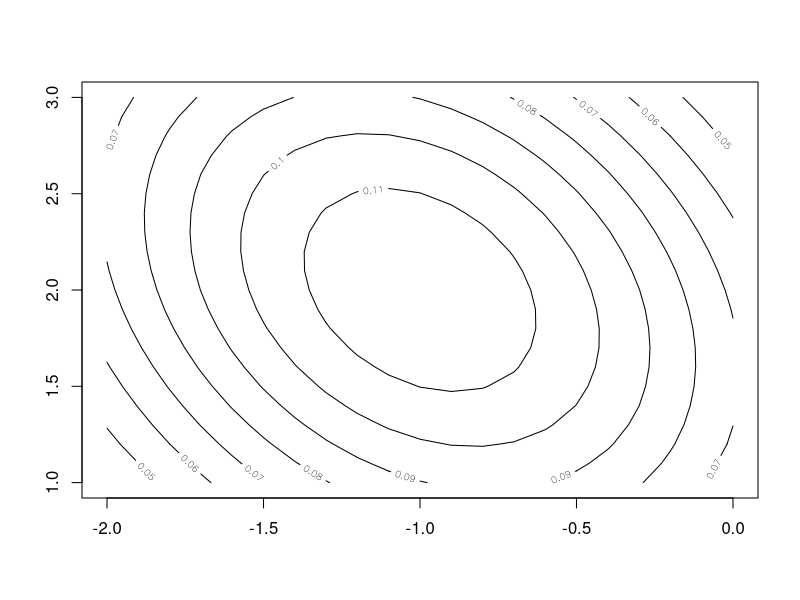
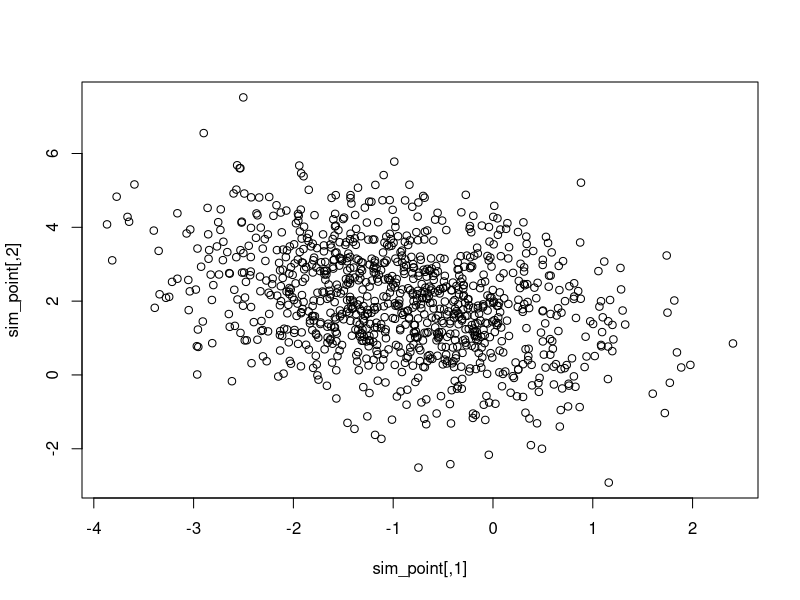

The R script that drew these images, in order: (Note: a time limit stopped this script after it produced the figures.)
## ---- chunk 1
knitr::opts_chunk$set(echo = TRUE)
## ---- chunk 2
dis_1 <- rbinom(1000000, 12, 0.2)
mean(dis_1)
var(dis_1)
sd(dis_1)
## ---- chunk 3
12*0.2
12*0.2*(1-0.2)
sqrt(12*0.2*(1-0.2))
## ---- chunk 4
seq_a <- seq(0, 12)
exv_a <- sum(seq_a * dbinom(seq_a, 12, 0.2) )
var_a <- sum(seq_a**2 * dbinom(seq_a, 12, 0.2)) - exv_a**2
std_a <- sqrt(var_a)
exv_a
var_a
std_a
## ---- chunk 5
exp_b <- rexp(1000000, 0.03)
exv_b <- mean(exp_b)
var_b <- var(exp_b)
std_b <- sd(exp_b)
exv_b
var_b
std_b
## ---- chunk 6
exv_b2 <- 1/0.03
var_b2 <- 1/(0.03**2)
std_b2 <- sqrt(var_b2)
exv_b2
var_b2
std_b2
## ---- chunk 7
poi_c <- rpois(1000000, 8)
exv_c <- mean(poi_c)
var_c <- var(poi_c)
std_c <- sd(poi_c)
exv_c
var_c
std_c
## ---- chunk 8
exv_c2 <- 0.4 * 20
var_c2 <- 0.4 * 20
std_c2 <- sqrt(var_c2)
exv_c2
var_c2
std_c2
## ---- chunk 9
dis_d <- runif(1000000, 0, 6)
exv_d <- mean(dis_d)
var_d <- var(dis_d)
std_d <- sd(dis_d)
exv_d
var_d
std_d
## ---- chunk 10
exv_d2 <- (0 + 6)/2
var_d2 <- 6**2 /12
std_d2 <- sqrt(var_d2)
exv_d2
var_d2
std_d2
## ---- chunk 11
ex_1 <- 0.3 * 0.8* 9000000
ex_2 <- 0.6 * 0.9 * 0.7 * (2000000 + 8000000)/2 + 0.6 * 0.9 * 0.3 *((2000000 + 8000000)/2 - (1 + 3000000)/2)
ex_1
ex_2
## ---- chunk 12
set.seed(123)
sim <- sample(c(0,1), 1000000, prob = c(0.7, 0.3), replace = TRUE) * sample(c(0,1), 1000000, prob = c(0.2, 0.8), replace = TRUE) * rexp(1000000, 1/9000000)
ave <- mean(sim)
prob <- mean(sim >= 500000)
ave
prob
## ---- chunk 13
set.seed(234)
sim_2 <- sample(c(0,1), 1000000, replace = TRUE, prob = c(0.4, 0.6)) * sample(c(0,1), 1000000, replace = TRUE, prob = c(0.1, 0.9))
for(i in 1:length(sim_2)){
  if(sim_2[i] == 1)
    sim_2[i] <- sim_2[i] * runif(1, 2000000, 8000000)
}

for(j in 1:length(sim_2)){
  if (sim_2[j] > 0){
    infri <- runif(1, 1, 3000000)
    sim_2[j] <- sim_2[j] - sample(c(0, infri), 1, prob = c(0.7, 0.3))
  }
}

ave_2 <- mean(sim_2)
prob_2 <- mean(sim_2 >= 500000)
ave_2
prob_2
## ---- chunk 14
mean(sim > sim_2)
## ---- chunk 15
mean(sim >= 7000000)
mean(sim_2 >= 7000000)
## ---- chunk 16
library(mvtnorm)
cor_xy <- -0.3
var_x <- 1
var_y <- 2
mean_x <- -1
mean_y <- 2
cov_xy <- cor_xy * sqrt(var_y) * sqrt(var_x)
sigma <- cbind(c(var_x, cov_xy), c(cov_xy, var_y))
x <- seq(-2, 0, by = 0.1)
y <- seq(1, 3, by = 0.1)
z <- matrix(nrow = length(x), ncol = length(y))
for (i in 1:length(x)){
  for (j in 1:length(y)){
    z[i, j] <- dmvnorm(c(x[i], y[j]), c(-1, 2), sigma)
  }
}
contour(x, y, z)
## ---- chunk 17
library(MASS)
sim_point <- mvrnorm(1000, mu=c(-1, 2), Sigma = sigma)
plot(sim_point)
## ---- chunk 18
set.seed(12)
sim_1m <- mvrnorm(1000000, mu=c(-1, 2), Sigma = sigma)

ex_1m <- mean(sim_1m[,1])
ey_1m <- mean(sim_1m[,2])
var_x <- var(sim_1m[,1])
var_y <- var(sim_1m[,2])
ex_xy <- mean(sim_1m[,1] + sim_1m[,2])
var_xy <- var(sim_1m[,1] + sim_1m[,2])
e_xpy <- ex_xy - ex_1m - ey_1m
var_xpy <- var_xy - var_x - var_y - 2*cov_xy

ex_5 <- c()
for(i in 1:1000000){
  if(sim_1m[i,2] > 2.5 && sim_1m[i,2] < 3.5){
    ex_5[i] = sim_1m[i,1]
  }
}


## ---- chunk 19
ex_1m
## ---- chunk 20
ey_1m
## ---- chunk 21
var_x
## ---- chunk 22
var_y
## ---- chunk 23
e_xpy
var_xpy
## ---- chunk 24
mean(ex_5,na.rm = T)
## ---- chunk 25
set.seed(114)
ave_4 <- c()
for( i in 1:2000){
  sim_4 <- rexp(100, 1/3)
  ave_4[i] <- mean(sim_4)
}
ave_4
## ---- chunk 26
mean(ave_4)
var(ave_4)
## ---- chunk 27
set.seed(514)
ave_1k <- c()
for( i in 1:2000){
  sim_1k <- rexp(1000, 1/3)
  ave_1k[i] <- mean(sim_1k)
}

ave_10k <- c()
for( i in 1:2000){
  sim_10k <- rexp(10000, 1/3)
  ave_10k[i] <- mean(sim_10k)
}

ave_100k <- c()
for( i in 1:2000){
  sim_100k <- rexp(100000, 1/3)
  ave_100k[i] <- mean(sim_100k)
}

ave_1m <- c()
for( i in 1:2000){
  sim_1m <- rexp(1000000, 1/3)
  ave_1m[i] <- mean(sim_1m)
}

mean(ave_1k)
var(ave_1k)

mean(ave_10k)
var(ave_10k)

mean(ave_100k)
var(ave_100k)

mean(ave_1m)
var(ave_1m)
## ---- chunk 28
plot(x = log(c(100,1000,10000,100000,1000000)), y = log(c(var(ave_4),var(ave_1k),var(ave_10k),var(ave_100k),var(ave_1m))))

slope = (log(var(ave_4))-log(var(ave_1m)))/(log(100) - log(1000000))
slope
## ---- chunk 29
set.seed(1919)
ave_100 <- c()
for( i in 1:2000){
    seq_5<- runif(100)
    sim_100 <- 1/(1 - seq_5)
  ave_100[i] <- mean(sim_100)
}

ave_1k <- c()
for( i in 1:2000){
    seq_5<- runif(1000)
    sim_1k <- 1/(1 - seq_5)
  ave_1k[i] <- mean(sim_1k)
}


ave_10k <- c()
for( i in 1:2000){
    seq_5<- runif(10000)
    sim_10k <- 1/(1 - seq_5)
  ave_10k[i] <- mean(sim_10k)
}

ave_100k <- c()
for( i in 1:2000){
    seq_5<- runif(100000)
    sim_100k <- 1/(1 - seq_5)
  ave_100k[i] <- mean(sim_100k)
}

ave_1m <- c()
for( i in 1:2000){
    seq_5<- runif(1000000)
    sim_1m <- 1/(1 - seq_5)
  ave_1m[i] <- mean(sim_1m)
}

mean(ave_100)
var(ave_100)

mean(ave_1k)
var(ave_1k)

mean(ave_10k)
var(ave_10k)

mean(ave_100k)
var(ave_100k)

mean(ave_1m)
var(ave_1m)
## ---- chunk 30
plot(x = log(c(100,1000,10000,100000,1000000)), y = log(c(var(ave_4),var(ave_1k),var(ave_10k),var(ave_100k),var(ave_1m))))

slope = (log(var(ave_4))-log(var(ave_1m)))/(log(100) - log(1000000))
slope
